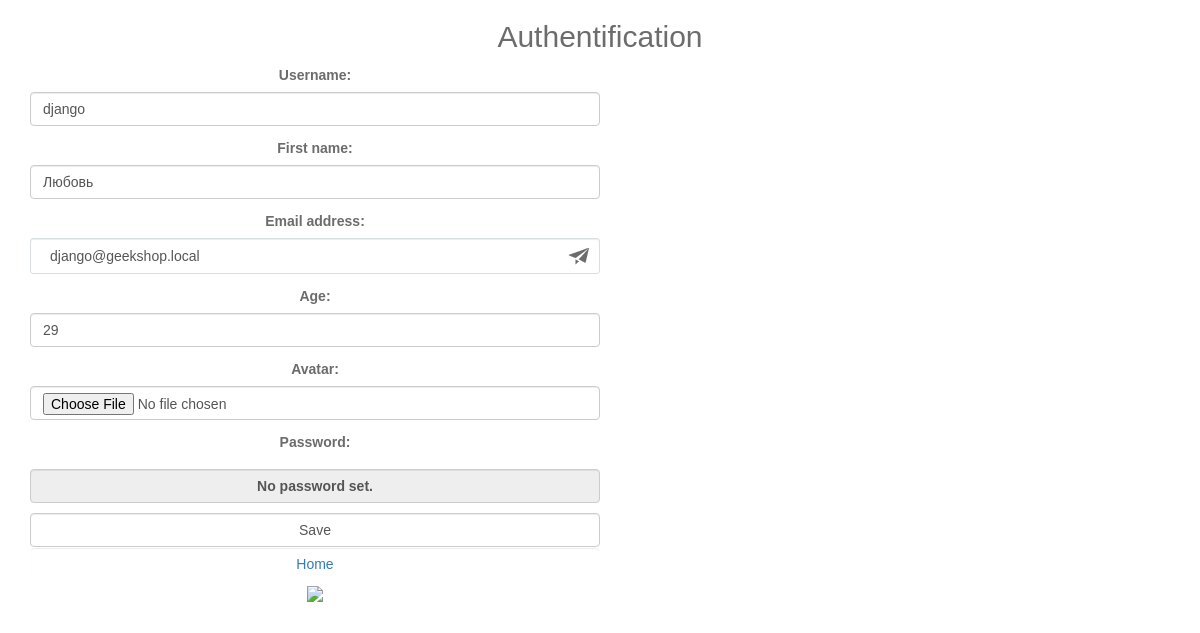
The app's page /auth/edit/ (signed in), older data.
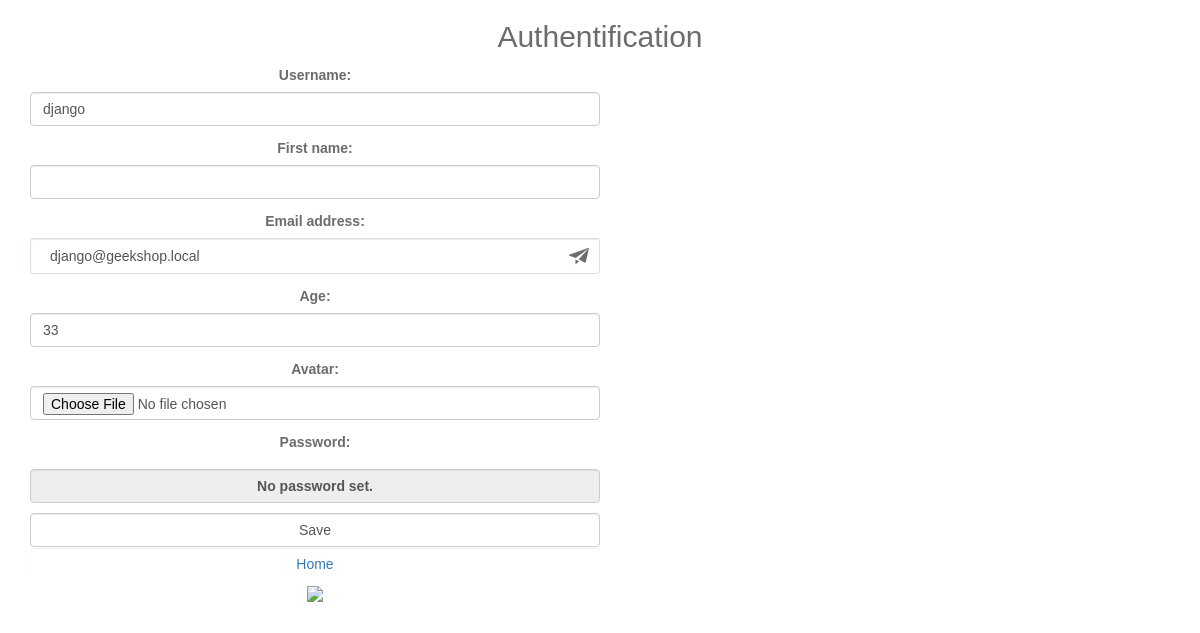
The same page, newer data.
### authapp/models.py (models this page shows)
class ShopUser(AbstractUser):
    avatar = models.ImageField(upload_to='users_avatars', blank=True)
    age = models.PositiveIntegerField(verbose_name = 'Age')

### authapp/views.py (the view)
# urls.py: path('edit/', authapp.edit, name='edit'),
def edit(request):
    title = 'редактирование'
    if request.method == 'POST':
        edit_form = ShopUserEditForm(request.POST, request.FILES, instance=request.user)
        if edit_form.is_valid():
            edit_form.save()
            return HttpResponseRedirect(reverse('auth:edit'))
    else:
        edit_form = ShopUserEditForm(instance=request.user)
    content = {'title': title, 'edit_form': edit_form}
    return render(request, 'authapp/edit.html', content)

### authapp/forms.py (shortened to what this page needs)
class ShopUserEditForm(UserChangeForm):
    class Meta:
        model = ShopUser
        fields = ('username', 'first_name', 'email', 'age', 'avatar')
    def __init__(self, *args, **kwargs):
        super(ShopUserEditForm, self).__init__(*args, **kwargs)
        for field_name, field in self.fields.items():
            field.widget.attrs['class'] = 'form-control'
            field.help_text = ''

### authapp/templates/authapp/edit.html (shortened to what this page needs)
{% extends 'authapp/base.html' %}
{% load static %}
{% block content %}
    <div class="auth_app text-center">
        <form class="form-horizontal" action="{% url 'auth:edit' %}" method="post" enctype="multipart/form-data">
            {{ edit_form.as_p }}
            <input class="form-control" type="submit" value="Save">
        </form>
        <button class="btn btn-round form-control last">
            <a href="{% url 'main' %}" class="">
                Home
            </a>
        </button>
        <div class="user_avatar"><img src="/media/{{ user.avatar }}"></div>
    </div>
{% endblock %}

Row changes from the older to the newer data that the page shows:
changed ShopUser "django": first_name "Любовь" → (not shown); age "29" → "33"
